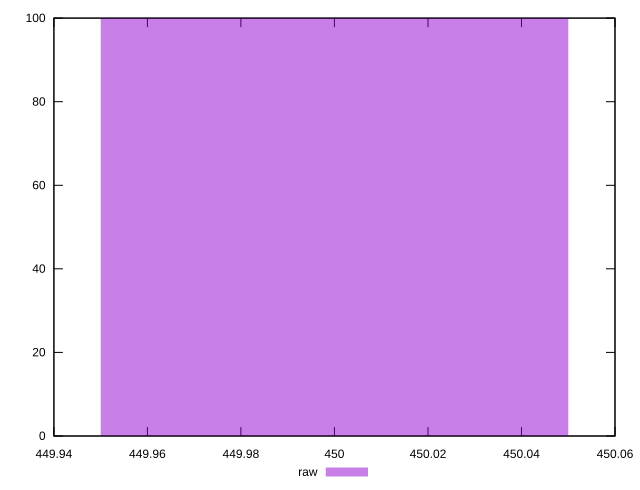

gnuplot code for this plot:
reset
set terminal svg size 640, 490
set output "reprap/uses-text-compression/samples/pages+cached+noexternal+noimg/raw/histogram.svg"

$raw <<EOF
450 100
EOF

set key outside below
set boxwidth 0.1
set yrange [0:100]
set style fill transparent solid 0.5 noborder

plot \
  $raw title "raw" with boxes, \


reset
